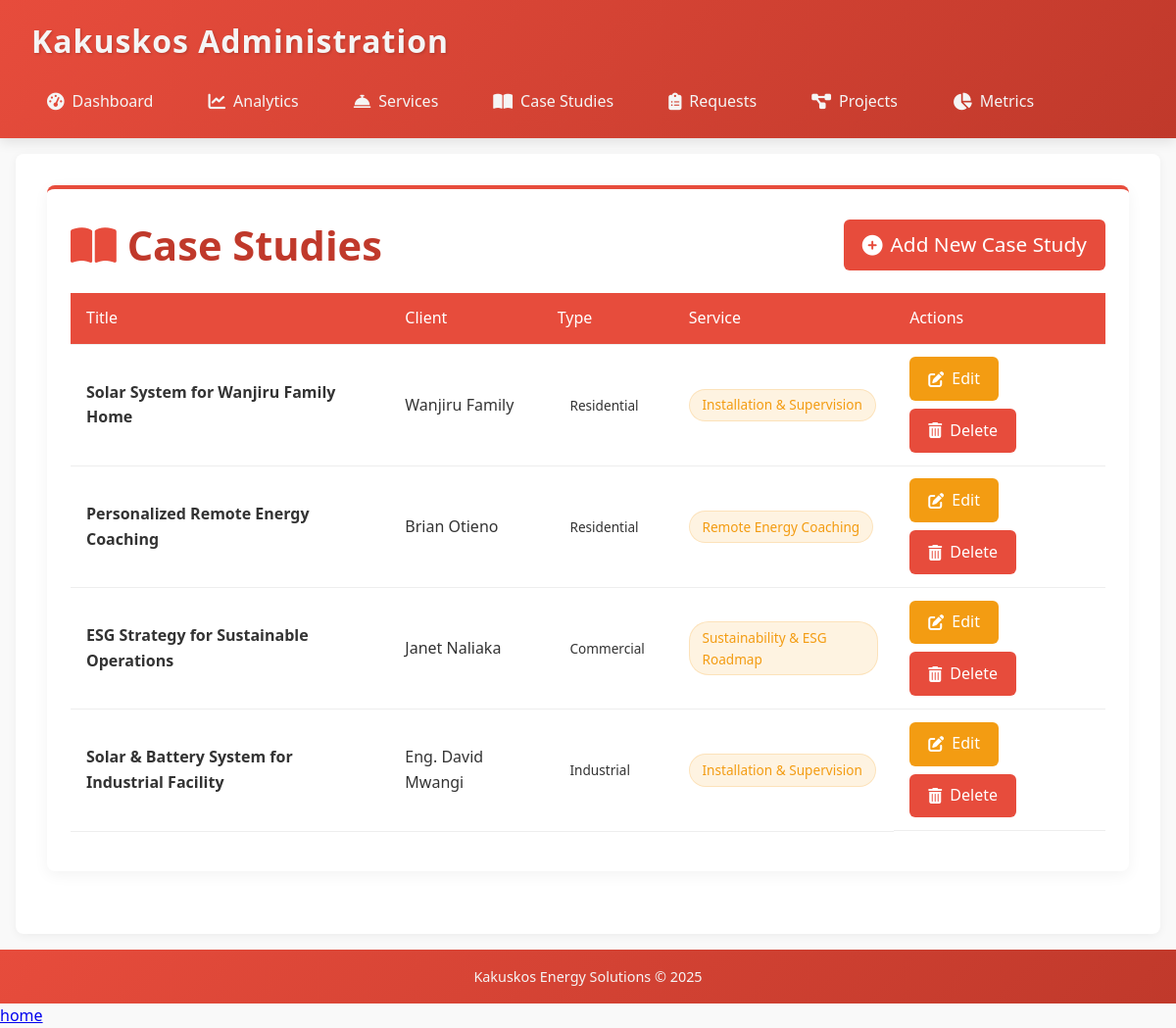
The page /adm/case-studies/ (signed in) on the database its author committed.
### power/models.py (models this page shows, shortened)
class CaseStudy(models.Model):
    CLIENT_TYPES = [
        ("RES", "Residential"),
        ("COM", "Commercial"),
        ("IND", "Industrial"),
    ]
    title = models.CharField(max_length=200)
    client_name = models.CharField(max_length=100, blank=True)
    client_type = models.CharField(max_length=3, choices=CLIENT_TYPES)
    location = models.CharField(max_length=100)
    installation_date = models.DateField()
    system_capacity = models.DecimalField(
        max_digits=6, decimal_places=2, help_text="System size in kW"
    )
    project_cost = models.DecimalField(
        max_digits=10, decimal_places=2, validators=[MinValueValidator(0)]
    )
    previous_consumption = models.PositiveIntegerField(
        help_text="Monthly consumption before installation"
    )
    current_consumption = models.PositiveIntegerField(
        help_text="Monthly consumption after installation"
    )
    testimonial = models.TextField(blank=True)
    service = models.ForeignKey(
        Service, on_delete=models.CASCADE, related_name="case_studies"
    )
    featured_image = models.ImageField(upload_to="case_studies/", blank=True)

class Service(models.Model):
    SERVICE_CHOICES = [
        ("SEA", "Smart Energy Assessment"),
        ("CSE", "Custom Solar & Efficiency Plan"),
        ("SER", "Sustainability & ESG Roadmap"),
        ("REC", "Remote Energy Coaching"),
        ("IS", "Installation & Supervision"),
    ]
    slug = models.SlugField(max_length=50, unique=True)
    service_type = models.CharField(max_length=3, choices=SERVICE_CHOICES, unique=True)
    title = models.CharField(max_length=100)
    description = models.TextField()
    value_proposition = models.TextField()
    image = models.ImageField(upload_to="services/", blank=True, null=True)
    icon_class = models.CharField(max_length=30, default="fas fa-solar-panel")
    display_order = models.PositiveIntegerField(default=0)
    created_at = models.DateTimeField(auto_now_add=True)
    class Meta:
        ordering = ["display_order"]

### power/views.py (the view)
# urls.py: path('adm/case-studies/', views.case_study_list, name='case_study_list'),
@login_required
def case_study_list(request):
    case_studies = CaseStudy.objects.all()
    return render(request, "admin/case_study_list.html", {"case_studies": case_studies})

### power/templates/admin/case_study_list.html (shortened to what this page needs)
{% extends "adbase.html" %}
{% block content %}
<div class="card">
    <div class="card-header flex justify-between items-center">
        <h1><i class="fas fa-book-open text-primary"></i> Case Studies</h1>
        <a href="{% url 'add_case_study' %}" class="btn btn-primary">
            <i class="fas fa-plus-circle"></i> Add New Case Study
        </a>
    </div>
    <div class="table-responsive">
        <table class="styled-table">
            <thead>
                <tr>
                    <th>Title</th>
                    <th>Client</th>
                    <th>Type</th>
                    <th>Service</th>
                    <th>Actions</th>
                </tr>
            </thead>
            <tbody>
                {% for case in case_studies %}
                <tr>
                    <td>
                        <strong>{{ case.title }}</strong>
                    </td>
                    <td>{{ case.client_name }}</td>
                    <td>
                        <span class="client-type-badge client-type-{{ case.client_type|lower }}">
                            {{ case.get_client_type_display }}
                        </span>
                    </td>
                    <td>
                        <span class="service-tag" style="background-color: {{ case.service.color|default:'#F39C12' }}20; color: {{ case.service.color|default:'#F39C12' }}; border: 1px solid {{ case.service.color|default:'#F39C12' }}30;">
                            {{ case.service.title }}
                        </span>
                    </td>
                    <td class="actions">
                        <a href="{% url 'edit_case_study' case.pk %}" class="btn btn-secondary btn-sm">
                            <i class="fas fa-edit"></i> Edit
                        </a>
                        <a href="{% url 'delete_case_study' case.pk %}" class="btn btn-error btn-sm">
                            <i class="fas fa-trash-alt"></i> Delete
                        </a>
                    </td>
                </tr>
                {% endfor %}
            </tbody>
        </table>
    </div>
</div>
{% endblock %}

### power/templates/adbase.html (style rules this page uses)
:root { --primary: #E74C3C; --primary-dark: #C0392B; --secondary: #F39C12; --accent: #27AE60; --light: #FDEBD0; --dark: #1A1A1A; --success: #2ECC71; --warning: #F1C40F; --error: #E74C3C; --text: #333; --text-light: #F5F5F5; }
* { margin: 0; padding: 0; box-sizing: border-box; font-family: 'Segoe UI', Tahoma, Geneva, Verdana, sans-serif; }
body { background-color: #F9F9F9; color: var(--text); line-height: 1.6; min-height: 100vh; display: flex; flex-direction: column; }
.card { background: white; border-radius: 8px; box-shadow: 0 4px 15px rgba(0, 0, 0, 0.05); padding: 1.5rem; margin-bottom: 2rem; border-top: 4px solid var(--primary); }
.card-header { font-size: 1.3rem; font-weight: 600; margin-bottom: 1rem; color: var(--primary-dark); display: flex; align-items: center; justify-content: space-between; }
.btn { display: inline-flex; align-items: center; justify-content: center; padding: 0.6rem 1.2rem; border-radius: 6px; font-weight: 500; text-decoration: none; transition: all 0.3s ease; border: none; cursor: pointer; gap: 0.5rem; }
.btn-primary { background-color: var(--primary); color: white; }
.btn-secondary { background-color: var(--secondary); color: white; }
table { width: 100%; border-collapse: collapse; margin: 1rem 0; }
th, td { padding: 0.8rem 1rem; text-align: left; border-bottom: 1px solid #eee; }
th { background-color: var(--primary); color: white; font-weight: 500; }
.text-primary { color: var(--primary); }
.flex { display: flex; }
.justify-between { justify-content: space-between; }
.items-center { align-items: center; }

### power/templates/admin/case_study_list.html (style rules this page uses)
.client-type-badge { padding: 0.3rem 0.8rem; border-radius: 20px; font-size: 0.85rem; font-weight: 500; }
.service-tag { padding: 0.3rem 0.8rem; border-radius: 20px; font-size: 0.85rem; font-weight: 500; display: inline-block; }
.actions { display: flex; gap: 0.5rem; flex-wrap: wrap; }
.btn-error { background-color: var(--error); color: white; }

### rows shown on the page
CaseStudy: title "Solar System for Wanjiru Family Home", client_name "Wanjiru Family", client_type "Residential", service "Installation & Supervision"
CaseStudy: title "Personalized Remote Energy Coaching", client_name "Brian Otieno", client_type "Residential", service "Remote Energy Coaching"
CaseStudy: title "ESG Strategy for Sustainable Operations", client_name "Janet Naliaka", client_type "Commercial", service "Sustainability & ESG Roadmap"
CaseStudy: title "Solar & Battery System for Industrial Facility", client_name "Eng. David Mwangi", client_type "Industrial", service "Installation & Supervision"
